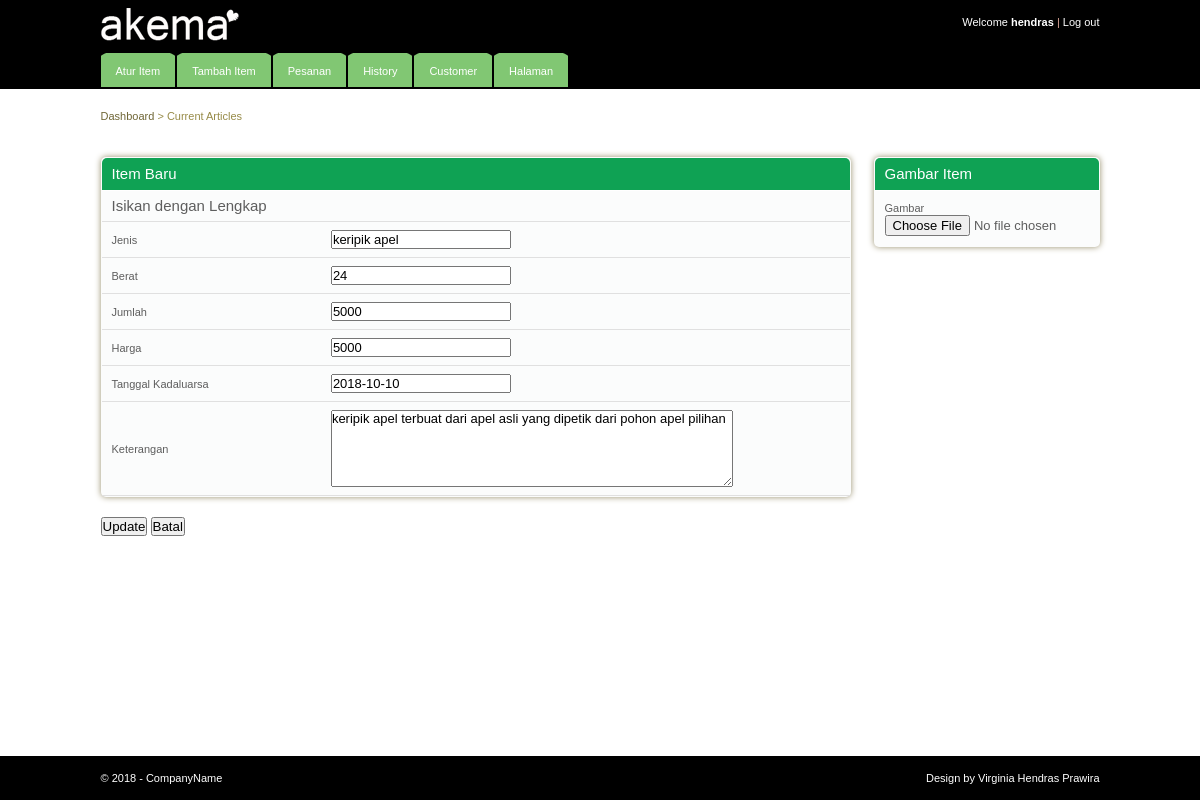
The page /admin/index.php?container=edit_item&id_jenis=k0027 (signed in) on the database its author committed.
### tables this page shows
CREATE TABLE `jenis_kripik` (
  `id_jenis` varchar(15) DEFAULT NULL,
  `keterangan_jenis` varchar(45) DEFAULT NULL
);

CREATE TABLE `detail_kripik` (
  `id_jenis` varchar(15) DEFAULT NULL,
  `berat` int(15) DEFAULT NULL,
  `jumlah` int(15) DEFAULT NULL,
  `harga` int(15) DEFAULT NULL,
  `tgl_kadaluarsa` date DEFAULT NULL,
  `keterangan` text,
  `gambar` varchar(150) DEFAULT NULL
);

### admin/edit_item.php (the view, shortened to what this page needs)
<div class="shell">
	<div class="small-nav">
		<a href="#">Dashboard</a>
		<span>&gt;</span>
		Current Articles
	</div>
	<br />
	<form enctype="multipart/form-data" method="POST" action="actmenu.php">
		<div id="main">
			<div id="content">
				<div class="box">
					<div class="box-head">
						<h2 class="left">Item Baru</h2>
					</div>
					<div class="table">
						<table width="100%" border="0" cellspacing="0" cellpadding="0">
							<tbody>
								<tr>
									<td><h2 class="sub_definition">Isikan dengan Lengkap</h2></td>
									<td></td>
								</tr>
								<tr>
									<td>Jenis</td>
									<td>
											<?php
												$ssql = "SELECT * FROM jenis_kripik WHERE id_jenis = '".$_GET['id_jenis']."' GROUP BY keterangan_jenis ASC";
												$query = mysql_query($ssql) or die ("error");
												while ($record = mysql_fetch_array($query)){
													$name = $record ['keterangan_jenis'];
													echo "<input name = \"text_name\" value= \"$name\">";
												}
											?>
									</td>
								</tr>
									<?php
										$ssql = "SELECT * FROM detail_kripik WHERE id_jenis='".$_GET['id_jenis']."'";
										$query = mysql_query($ssql) or die ("error");
										$berat = "";
										$jumlah = "";
										$harga = "";
										$tgl_kadaluarsa = "";
										$keterangan = "";
										while ($record = mysql_fetch_array($query)){
											$berat = $record['berat'];
											$jumlah = $record['jumlah'];
											$harga = $record['harga'];
											$tgl_kadaluarsa = $record['tgl_kadaluarsa'];
											$keterangan = $record['keterangan'];
										}
									?>
								<tr>
									<td>Berat</td>
									<td><input type="text" name="text_berat" value="<?php echo "$berat";?>"></td>
								</tr>
								<tr>
									<td>Jumlah</td>
									<td><input type="text" name="text_jumlah" value="<?php echo "$jumlah";?>"></td>
								</tr>
								<tr>
									<td>Harga</td>
									<td><input type="text" name="text_harga" value="<?php echo "$harga";?>"></td>
								</tr>
								<tr>
									<td>Tanggal Kadaluarsa</td>
									<td><input type="text" name="text_tgl_kadaluarsa" value="<?php echo "$tgl_kadaluarsa";?>"></td>
								</tr>
								<tr>
									<td>Keterangan</td>
									<td><textarea type="text" name="text_keterangan" cols="50" rows="5"><?php echo "$keterangan";?></textarea></td>
								</tr>
							</tbody>
						</table>
					</div>
				</div>
				<div>
					<button type="submit" class="btn-success" name="actmenu" value="update-item">Update</button>
					<button type="submit" name="actmenu" value="batal-update">Batal</button>
				</div>
			</div>
			<div id="sidebar">
				<div class="box">
					<div class="box-head">
						<h2>Gambar Item</h2>
					</div>
					<div class="box-content">
						Gambar<input type="file" name="file_gambar">
					</div>
				</div>
			</div>
		</div>
	</form>
</div>

### admin/css/style.css (style rules this page uses)
* { padding:0; margin:0; outline:0; }
body { background:#fff; font-family: Verdana, sans-serif; font-size:11px; line-height:14px; color:#5e5e5e; }
input, textarea, select { font-family: Verdana, sans-serif; font-size:13px; }
textarea { overflow:hidden; }
a { color:#ba4c32; text-decoration: none; cursor:pointer; }
.left, .alignleft { float:left; display:inline; }
h2 { font-size:15px; font-weight: normal; }
.shell { width:999px; margin:0 auto; }
.small-nav { color:#978b48; padding-bottom:20px; }
.small-nav a { color:#6f6636; }
#content { float:left; width:750px; }
#sidebar { float:right; width:226px; }
.table td { background:#fbfcfc; border-bottom:solid 1px #e0e0e0; padding:8px 10px; }
.box { background:#fbfcfc; height:100%; padding:1px; margin-bottom:20px; }
.box-head { background:#0fa254; height:32px; color:#fff; padding: 0 10px; line-height:32px; white-space:nowrap; border-bottom:solid 1px #fff; }
.box-content { padding:10px; }
.box { -moz-border-radius:5px; -webkit-border-radius:5px; -moz-box-shadow: 0 0 6px #978f6c; -webkit-box-shadow: 0 0 6px #978f6c; }
.box-head { -moz-border-radius-topleft:5px; -moz-border-radius-topright:5px; -webkit-border-top-left-radius:5px; -webkit-border-top-right-radius:5px; }

### rows shown on the page
jenis_kripik: text_name "keripik apel"
detail_kripik: text_berat "24", text_jumlah "5000", text_harga "5000", text_tgl_kadaluarsa "2018-10-10", text_keterangan "keripik apel terbuat dari apel asli yang dipetik dari pohon apel pilihan"

### other values the page prints
$_SESSION['user'] "hendras"
